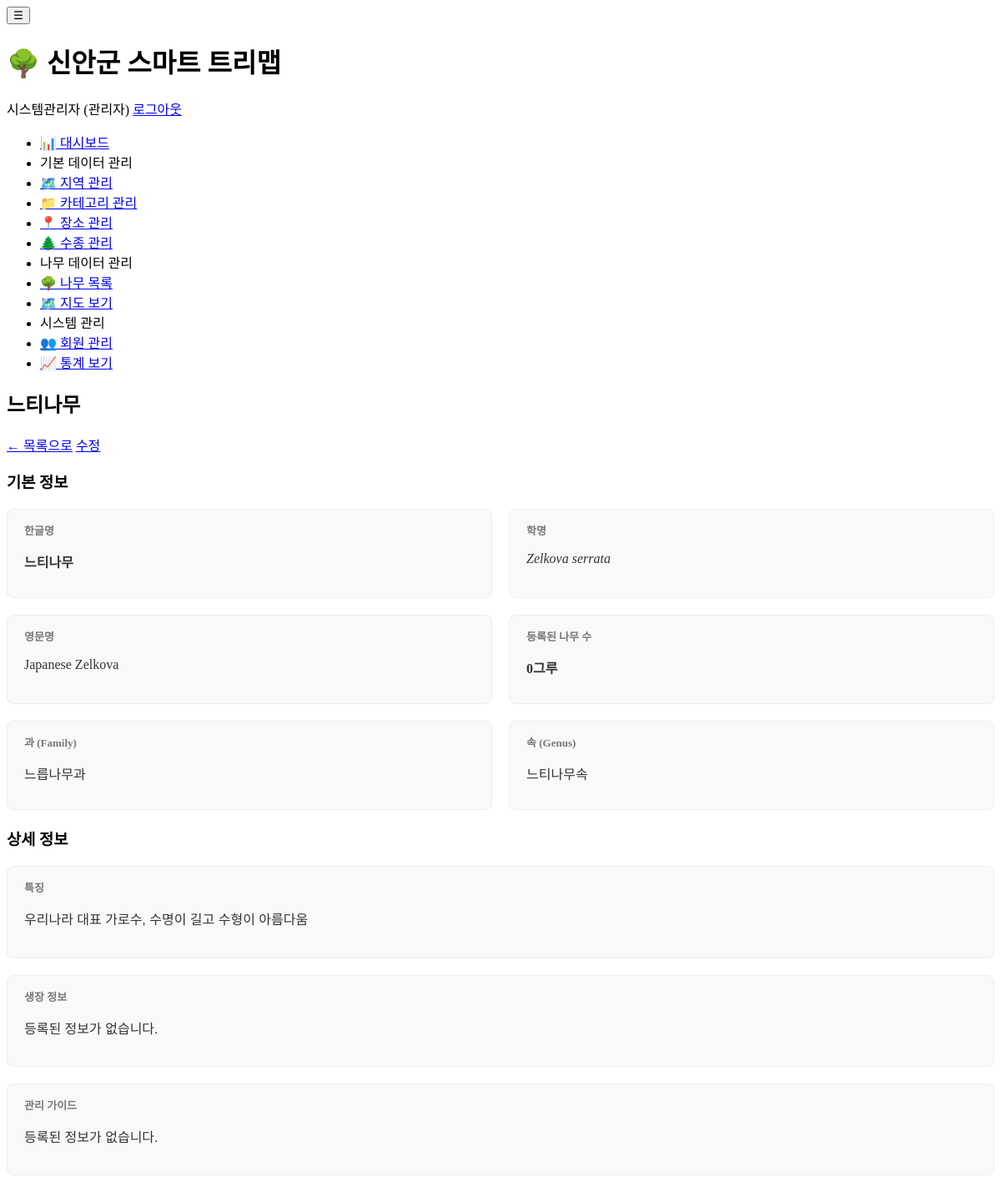
The page /admin/species/detail.php?id=2 (signed in) on the database its author committed.
### tables this page shows
CREATE TABLE tree_species_master (
    species_id INT PRIMARY KEY AUTO_INCREMENT,
    scientific_name VARCHAR(200) NOT NULL,
    korean_name VARCHAR(100) NOT NULL,
    english_name VARCHAR(100),
    family VARCHAR(100) COMMENT '과명',
    genus VARCHAR(100) COMMENT '속명',
    characteristics TEXT COMMENT '특징',
    growth_info TEXT COMMENT '생장 정보',
    care_guide TEXT COMMENT '관리 가이드',
    thumbnail_url VARCHAR(500),
    created_at TIMESTAMP DEFAULT CURRENT_TIMESTAMP,
    INDEX idx_korean_name (korean_name),
    INDEX idx_scientific_name (scientific_name)
);

### admin/species/detail.php (the view, shortened to what this page needs)
<?php
$database = new Database();
$db = $database->getConnection();
$species_id = isset($_GET['id']) ? (int)$_GET['id'] : 0;
try {
    $query = "SELECT * FROM tree_species_master WHERE species_id = :species_id";
    $stmt = $db->prepare($query);
    $stmt->bindParam(':species_id', $species_id);
    $stmt->execute();
    $species = $stmt->fetch();
    $treeQuery = "SELECT COUNT(*) as tree_count FROM trees WHERE species_id = :species_id";
    $treeStmt = $db->prepare($treeQuery);
    $treeStmt->bindParam(':species_id', $species_id);
    $treeStmt->execute();
    $tree_count = $treeStmt->fetch()['tree_count'];
} catch (Exception $e) {
    $error = "정보를 불러오는 데 실패했습니다: " . $e->getMessage();
    $species = [];
    $tree_count = 0;
}
include '../../includes/header.php';
?>
<div class="page-header">
    <h2><?php echo htmlspecialchars($species['korean_name'] ?? '수종 정보'); ?></h2>
    <div>
        <a href="list.php" class="btn btn-secondary">← 목록으로</a>
        <a href="edit.php?id=<?php echo $species_id; ?>" class="btn btn-primary">수정</a>
    </div>
</div>
<div class="card">
    <h3>기본 정보</h3>
    <div class="detail-grid" style="margin-top: 20px;">
        <div class="info-box">
            <label>한글명</label>
            <p><strong><?php echo htmlspecialchars($species['korean_name'] ?? '-'); ?></strong></p>
        </div>
        <div class="info-box">
            <label>학명</label>
            <p><em><?php echo htmlspecialchars($species['scientific_name'] ?? '-'); ?></em></p>
        </div>
        <div class="info-box">
            <label>영문명</label>
            <p><?php echo htmlspecialchars($species['english_name'] ?? '-'); ?></p>
        </div>
        <div class="info-box">
            <label>등록된 나무 수</label>
            <p><strong><?php echo number_format($tree_count); ?>그루</strong></p>
        </div>
        <div class="info-box">
            <label>과 (Family)</label>
            <p><?php echo htmlspecialchars($species['family'] ?? '-'); ?></p>
        </div>
        <div class="info-box">
            <label>속 (Genus)</label>
            <p><?php echo htmlspecialchars($species['genus'] ?? '-'); ?></p>
        </div>
    </div>
</div>
<div class="card">
    <h3>상세 정보</h3>
    <div class="detail-grid" style="margin-top: 20px;">
        <div class="info-box info-box-full">
            <label>특징</label>
            <p class="description"><?php echo nl2br(htmlspecialchars($species['characteristics'] ?? '등록된 정보가 없습니다.')); ?></p>
        </div>
        <div class="info-box info-box-full">
            <label>생장 정보</label>
            <p class="description"><?php echo nl2br(htmlspecialchars($species['growth_info'] ?? '등록된 정보가 없습니다.')); ?></p>
        </div>
        <div class="info-box info-box-full">
            <label>관리 가이드</label>
            <p class="description"><?php echo nl2br(htmlspecialchars($species['care_guide'] ?? '등록된 정보가 없습니다.')); ?></p>
        </div>
    </div>
</div>
<?php include '../../includes/footer.php'; ?>

### admin/species/detail.php (style rules this page uses)
.detail-grid { display: grid; grid-template-columns: 1fr 1fr; gap: 20px; margin-bottom: 20px; }
.info-box { background: #f9f9f9; padding: 15px 20px; border-radius: 8px; border: 1px solid #eee; }
.info-box label { display: block; font-size: 13px; font-weight: 600; color: #777; margin-bottom: 5px; }
.info-box p { font-size: 16px; color: #333; }
.info-box-full { grid-column: 1 / -1; }
.info-box .description { white-space: pre-wrap; line-height: 1.7; font-family: 'Noto Sans KR', sans-serif; }

### rows shown on the page
tree_species_master: korean_name "느티나무", scientific_name "Zelkova serrata", english_name "Japanese Zelkova", family "느릅나무과", genus "느티나무속", characteristics "우리나라 대표 가로수, 수명이 길고 수형이 아름다움", growth_info "등록된 정보가 없습니다.", care_guide "등록된 정보가 없습니다."

### other values the page prints
SITE_NAME "신안군 스마트 트리맵"
$_SESSION['name'] "시스템관리자"
$tree_count "0"
